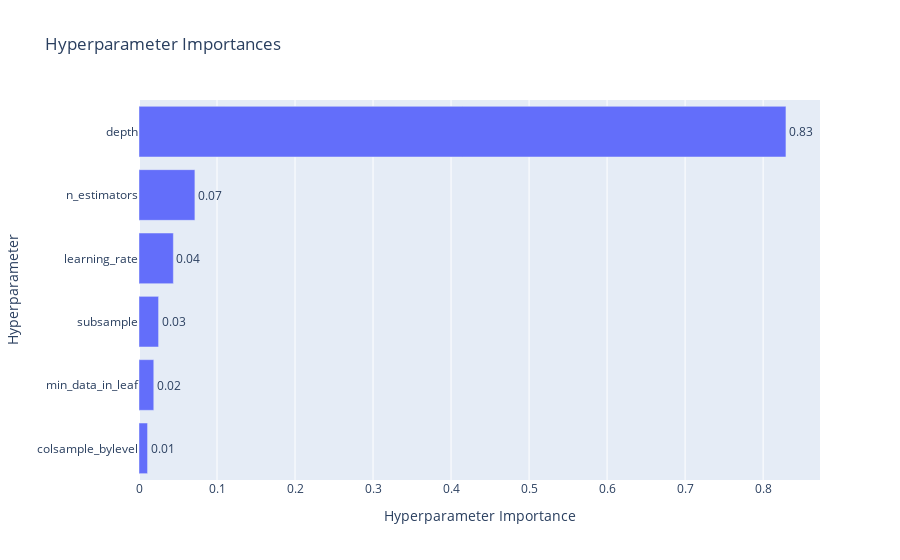

The cell this chart's notebook holds for it:
### Code cell
# 하이퍼파라미터별 중요도를 확인할 수 있는 그래프
optuna.visualization.plot_param_importances(study_cat)

### Figure 1 — Plotly figure (JSON) as saved in the notebook; plotly's stock layout.template omitted (floating-point values rounded to 4 significant figures)
{"data": [{"cliponaxis": false, "hovertemplate": ["colsample_bylevel (FloatDistribution): 0.01097459635970998<extra></extra>", "min_data_in_leaf (IntDistribution): 0.01895123763217952<extra></extra>", "subsample (FloatDistribution): 0.025103785549331084<extra></extra>", "learning_rate (FloatDistribution): 0.04405038400391791<extra></extra>", "n_estimators (IntDistribution): 0.07165006147231938<extra></extra>", "depth (IntDistribution): 0.8292699349825422<extra></extra>"], "name": "Objective Value", "orientation": "h", "text": ["0.01", "0.02", "0.03", "0.04", "0.07", "0.83"], "textposition": "outside", "type": "bar", "x": [0.01097, 0.01895, 0.0251, 0.04405, 0.07165, 0.8293], "y": ["colsample_bylevel", "min_data_in_leaf", "subsample", "learning_rate", "n_estimators", "depth"]}], "layout": {"title": {"text": "Hyperparameter Importances"}, "xaxis": {"title": {"text": "Hyperparameter Importance"}}, "yaxis": {"title": {"text": "Hyperparameter"}}}}
